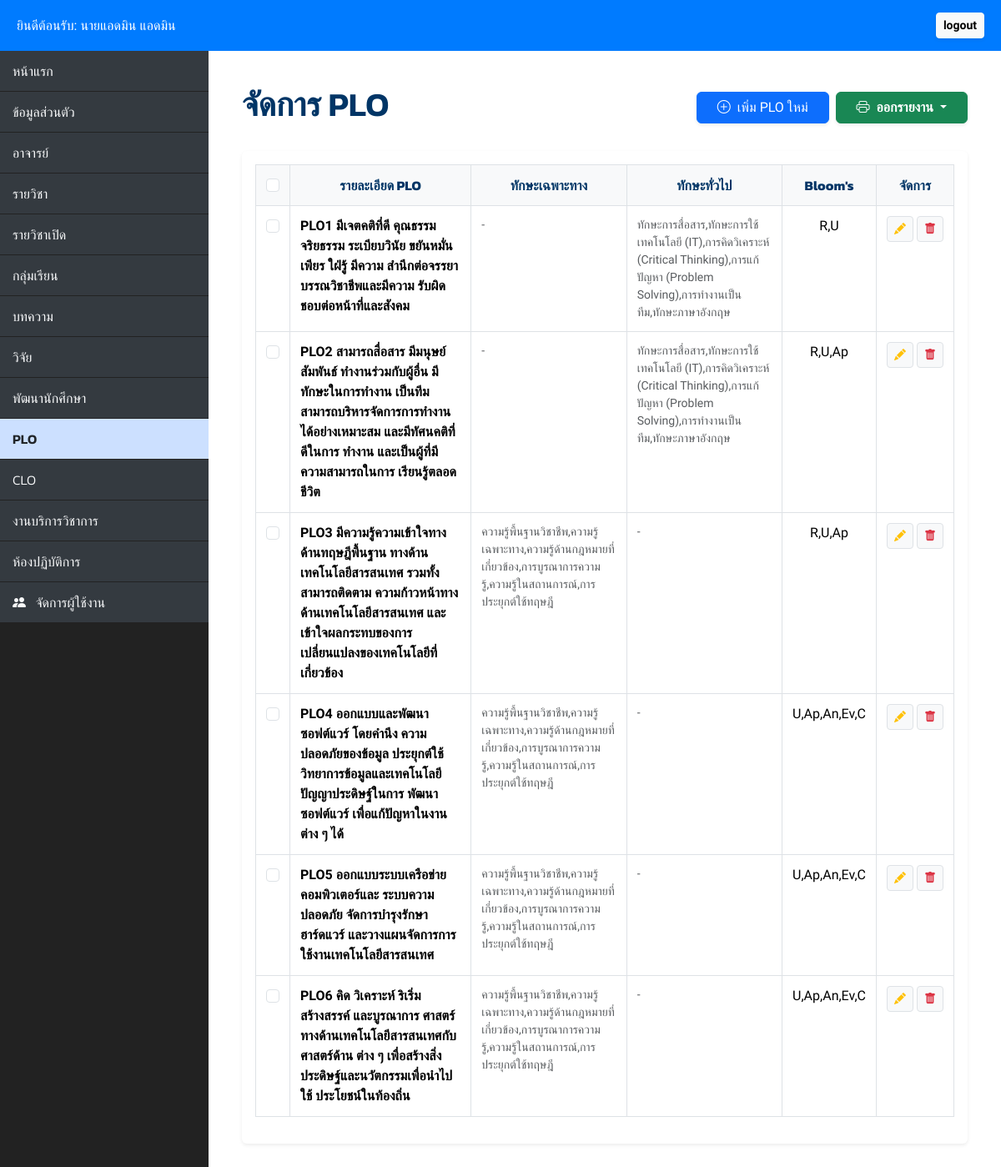
The app's page /plo/plo.php (signed in) with its own data.
### tables this page shows
CREATE TABLE `plo` (
  `plo_id` int(11) NOT NULL,
  `plo_code` varchar(256) DEFAULT NULL,
  `plo_bty` varchar(256) DEFAULT NULL,
  `plo_knowledge` varchar(256) DEFAULT NULL,
  `plo_skill` varchar(256) DEFAULT NULL
);

### plo/plo.php (the view, shortened to what this page needs)
<?php
require_once "../config.php";
$user_role = $_SESSION["use_role"] ?? 'user';
$is_admin = ($user_role == 'admin');
$full_name = htmlspecialchars(($_SESSION["use_title"] ?? '') . ($_SESSION["use_fname"] ?? '') . " " . ($_SESSION["use_lname"] ?? ''));
$plo_list = [];
$sql = "SELECT * FROM plo ORDER BY plo_id ASC";
if ($result = $link->query($sql)) {
    while ($row = $result->fetch_assoc()) {
        $plo_list[] = $row;
    }
}
?>
<!DOCTYPE html>
<html lang="th">
<head>
    <link href="https://cdn.jsdelivr.net/npm/bootstrap@5.3.3/dist/css/bootstrap.min.css" rel="stylesheet">
    <link rel="stylesheet" href="https://cdn.jsdelivr.net/npm/bootstrap-icons@1.11.3/font/bootstrap-icons.min.css">
</head>
<body>
<div class="main-header no-print">
    <div class="d-flex justify-content-between align-items-center">
        <p class="mb-0">ยินดีต้อนรับ: <?php echo $full_name; ?></p>
        <a href="../login/logout.php" class="btn btn-sm btn-light fw-bold shadow-sm">logout</a>
    </div>
</div>
<div class="d-flex">
    <nav class="sidebar no-print">
        <div class="nav flex-column">
            <a class="nav-link" href="../dashboard.php">หน้าแรก</a>
            <a class="nav-link" href="../profile/profile.php">ข้อมูลส่วนตัว</a>
            <a class="nav-link" href="../teacher/teacher.php">อาจารย์</a>
            <a class="nav-link" href="../course/course.php">รายวิชา</a>
            <a class="nav-link" href="../opencourse/opencourse.php">รายวิชาเปิด</a>
            <a class="nav-link" href="../section/section.php">กลุ่มเรียน</a>
            <a class="nav-link" href="../article/article.php">บทความ</a>
            <a class="nav-link" href="../research/research.php">วิจัย</a>
            <a class="nav-link" href="../development/development.php">พัฒนานักศึกษา</a>
            <a class="nav-link active" href="plo.php">PLO</a>
            <a class="nav-link" href="../clo/clo.php">CLO</a>
            <a class="nav-link" href="../services/services.php">งานบริการวิชาการ</a>
            <a class="nav-link" href="../laboratory/laboratory.php">ห้องปฏิบัติการ</a>
            <?php if ($is_admin): ?>
                <a class="nav-link" href="../manage_users.php"><i class="bi bi-people-fill me-2"></i> จัดการผู้ใช้งาน</a>
            <?php endif; ?>
        </div>
    </nav>
    <main class="content">
        <div class="d-flex justify-content-between align-items-center mb-4 no-print">
            <h1>จัดการ PLO</h1>
            <div class="d-flex gap-2">
                <?php if ($is_admin): ?>
                <button class="btn btn-primary shadow-sm px-4" onclick="openPloModal('add')">
                    <i class="bi bi-plus-circle me-1"></i> เพิ่ม PLO ใหม่
                </button>
                <?php endif; ?>
                <div class="dropdown">
                    <button class="btn btn-success dropdown-toggle shadow-sm fw-bold px-4" type="button" data-bs-toggle="dropdown">
                        <i class="bi bi-printer me-1"></i> ออกรายงาน
                    </button>
                </div>
            </div>
        </div>
        <div class="card border-0 shadow-sm p-3">
            <div class="table-responsive">
                <table class="table table-bordered table-custom align-middle" id="ploTable">
                    <thead>
                        <tr>
                            <th class="no-print" style="width: 40px;"><input type="checkbox" id="selectAll" class="form-check-input"></th>
                            <th style="width: 30%;">รายละเอียด PLO</th>
                            <th style="width: 25%;">ทักษะเฉพาะทาง</th>
                            <th style="width: 25%;">ทักษะทั่วไป</th>
                            <th style="width: 10%;">Bloom's</th>
                            <th class="text-center no-print" style="width: 100px;">จัดการ</th>
                        </tr>
                    </thead>
                   <tbody>
    <?php if (!empty($plo_list)): ?>
        <?php foreach ($plo_list as $plo): ?>
            <tr class="plo-row">
                <td class="text-center no-print">
                    <input type="checkbox" class="row-checkbox form-check-input">
                </td>
                <td class="fw-bold" style="color: #000;">
                    <?php echo nl2br(htmlspecialchars($plo['plo_code'])); ?>
                </td>
                <td class="small text-muted"><?php echo nl2br(htmlspecialchars($plo['plo_knowledge'] ?: '-')); ?></td>
                <td class="small text-muted"><?php echo nl2br(htmlspecialchars($plo['plo_skill'] ?: '-')); ?></td>
                <td class="text-center" style="color: #000;">
                    <?php
                        if($plo['plo_bty']){
                            echo htmlspecialchars($plo['plo_bty']);
                        } else {
                            echo '-';
                        }
                    ?>
                </td>
                <td class="text-center no-print">
                    <?php if ($is_admin): ?>
                        <div class="d-flex justify-content-center gap-1">
                            <button class="btn btn-light btn-sm border" onclick='openPloModal("edit", <?php echo json_encode($plo); ?>)'>
                                <i class="bi bi-pencil-fill text-warning"></i>
                            </button>
                            <a href="process_plo.php?delete=<?php echo $plo['plo_id']; ?>" class="btn btn-light btn-sm border" onclick="return confirm('ยืนยันการลบ PLO นี้?')">
                                <i class="bi bi-trash-fill text-danger"></i>
                            </a>
                        </div>
                    <?php else: ?>
                        <i class="bi bi-lock-fill text-muted"></i>
                    <?php endif; ?>
                </td>
            </tr>
        <?php endforeach; ?>
    <?php else: ?>
        <tr><td colspan="6" class="text-center py-4 text-muted">ไม่พบข้อมูลในระบบ</td></tr>
    <?php endif; ?>
</tbody>
                </table>
            </div>
        </div>
    </main>
</div>
</body>
</html>

### plo/plo.php (style rules this page uses)
:root { --bg-dark: #222222; --accent-blue: #007bff; --sidebar-link-bg: #343a40; --sidebar-active: #cce0ff; --primary-navy: #003566; --success-green: #28a745; }
body { font-family: 'Sarabun', sans-serif; background-color: #f8f9fa; margin: 0; }
.main-header { background-color: var(--accent-blue); color: white; padding: 15px 20px; position: relative; z-index: 1000; }
.sidebar { width: 250px; background-color: var(--bg-dark); min-height: 100vh; flex-shrink: 0; }
.sidebar .nav-link { color: #f8f9fa; padding: 12px 15px; margin-bottom: 1px; font-size: 1rem; background-color: var(--sidebar-link-bg); text-decoration: none; display: block; font-family: 'Kanit'; font-weight: 300; }
.sidebar .nav-link.active { background-color: var(--sidebar-active); color: #212529; font-weight: 600; }
.content { flex-grow: 1; padding: 40px; background-color: white; }
h1 { font-family: 'Kanit'; font-weight: 600; color: var(--primary-navy); }
.table-custom thead th { background-color: #f8f9fa; color: var(--primary-navy); border: 1px solid #dee2e6; text-align: center; padding: 12px; font-family: 'Kanit'; }
.table-custom td { border: 1px solid #dee2e6; vertical-align: top; padding: 12px; }

### records on screen
plo: plo_code "PLO1 มีเจตคติที่ดี คุณธรรมจริยธรรม ระเบียบวินัย ขยันหมั่นเพียร ใฝ่รู้ มีความ สำนึกต่อจรรยาบรรณวิชาชีพและมีความ รับผิดชอบต่อหน้าที่และสังคม", plo_knowledge "-", plo_skill "ทักษะการสื่อสาร,ทักษะการใช้เทคโนโลยี (IT),การคิดวิเคราะห์ (Critical Thinking),การแก้ปัญหา (Problem Solving),การทำงานเป็นทีม,ทักษะภาษาอังกฤษ", plo_bty "R,U"
plo: plo_code "PLO2 สามารถสื่อสาร มีมนุษย์สัมพันธ์ ทำงานร่วมกับผู้อื่น มีทักษะในการทำงาน เป็นทีม สามารถบริหารจัดการการทำงาน ได้อย่างเหมาะสม และมีทัศนคติที่ดีในการ ทำงาน และเป็นผู้ที่มีความสามารถในการ เรียนรู้ตลอดชีวิต", plo_knowledge "-", plo_skill "ทักษะการสื่อสาร,ทักษะการใช้เทคโนโลยี (IT),การคิดวิเคราะห์ (Critical Thinking),การแก้ปัญหา (Problem Solving),การทำงานเป็นทีม,ทักษะภาษาอังกฤษ", plo_bty "R,U,Ap"
plo: plo_code "PLO3 มีความรู้ความเข้าใจทางด้านทฤษฎีพื้นฐาน ทางด้านเทคโนโลยีสารสนเทศ รวมทั้งสามารถติดตาม ความก้าวหน้าทางด้านเทคโนโลยีสารสนเทศ และ เข้าใจผลกระทบของการเปลี่ยนแปลงของเทคโนโลยีที่ เกี่ยวข้อง", plo_knowledge "ความรู้พื้นฐานวิชาชีพ,ความรู้เฉพาะทาง,ความรู้ด้านกฎหมายที่เกี่ยวข้อง,การบูรณาการความรู้,ความรู้ในสถานการณ์,การประยุกต์ใช้ทฤษฎี", plo_skill "-", plo_bty "R,U,Ap"
plo: plo_code "PLO4 ออกแบบและพัฒนาซอฟต์แวร์ โดยคำนึง ความปลอดภัยของข้อมูล ประยุกต์ใช้ วิทยาการข้อมูลและเทคโนโลยีปัญญาประดิษฐ์ในการ พัฒนาซอฟต์แวร์ เพื่อแก้ปัญหาในงานต่าง ๆ ได้", plo_knowledge "ความรู้พื้นฐานวิชาชีพ,ความรู้เฉพาะทาง,ความรู้ด้านกฎหมายที่เกี่ยวข้อง,การบูรณาการความรู้,ความรู้ในสถานการณ์,การประยุกต์ใช้ทฤษฎี", plo_skill "-", plo_bty "U,Ap,An,Ev,C"
plo: plo_code "PLO5 ออกแบบระบบเครือข่ายคอมพิวเตอร์และ ระบบความปลอดภัย จัดการบำรุงรักษาฮาร์ดแวร์ และวางแผนจัดการการใช้งานเทคโนโลยีสารสนเทศ", plo_knowledge "ความรู้พื้นฐานวิชาชีพ,ความรู้เฉพาะทาง,ความรู้ด้านกฎหมายที่เกี่ยวข้อง,การบูรณาการความรู้,ความรู้ในสถานการณ์,การประยุกต์ใช้ทฤษฎี", plo_skill "-", plo_bty "U,Ap,An,Ev,C"
plo: plo_code "PLO6 คิด วิเคราะห์ ริเริ่มสร้างสรรค์ และบูรณาการ ศาสตร์ทางด้านเทคโนโลยีสารสนเทศกับศาสตร์ด้าน ต่าง ๆ เพื่อสร้างสิ่งประดิษฐ์และนวัตกรรมเพื่อนำไปใช้ ประโยชน์ในท้องถิ่น", plo_knowledge "ความรู้พื้นฐานวิชาชีพ,ความรู้เฉพาะทาง,ความรู้ด้านกฎหมายที่เกี่ยวข้อง,การบูรณาการความรู้,ความรู้ในสถานการณ์,การประยุกต์ใช้ทฤษฎี", plo_skill "-", plo_bty "U,Ap,An,Ev,C"

### other values on screen
$full_name "นายแอดมิน แอดมิน"
